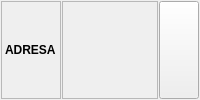
                 <widget class="QFrame" name="fraAdresa">
                  <property name="sizePolicy">
                   <sizepolicy hsizetype="Preferred" vsizetype="Maximum">
                    <horstretch>0</horstretch>
                    <verstretch>0</verstretch>
                   </sizepolicy>
                  </property>
                  <property name="frameShape">
                   <enum>QFrame::NoFrame</enum>
                  </property>
                  <property name="frameShadow">
                   <enum>QFrame::Raised</enum>
                  </property>
                  <layout class="QHBoxLayout" name="horizontalLayout_31">
                   <property name="spacing">
                    <number>1</number>
                   </property>
                   <property name="leftMargin">
                    <number>1</number>
                   </property>
                   <property name="topMargin">
                    <number>1</number>
                   </property>
                   <property name="rightMargin">
                    <number>1</number>
                   </property>
                   <property name="bottomMargin">
                    <number>1</number>
                   </property>
                   <item>
                    <widget class="QLabel" name="lblAdresaTitle">
                     <property name="sizePolicy">
                      <sizepolicy hsizetype="Fixed" vsizetype="Preferred">
                       <horstretch>0</horstretch>
                       <verstretch>0</verstretch>
                      </sizepolicy>
                     </property>
                     <property name="maximumSize">
                      <size>
                       <width>60</width>
                       <height>16777215</height>
                      </size>
                     </property>
                     <property name="font">
                      <font>
                       <weight>75</weight>
                       <bold>true</bold>
                      </font>
                     </property>
                     <property name="frameShape">
                      <enum>QFrame::StyledPanel</enum>
                     </property>
                     <property name="text">
                      <string>ADRESA</string>
                     </property>
                    </widget>
                   </item>
                   <item>
                    <widget class="QLabel" name="lblAdresa">
                     <property name="font">
                      <font>
                       <weight>75</weight>
                       <bold>true</bold>
                      </font>
                     </property>
                     <property name="frameShape">
                      <enum>QFrame::StyledPanel</enum>
                     </property>
                     <property name="text">
                      <string/>
                     </property>
                     <property name="alignment">
                      <set>Qt::AlignCenter</set>
                     </property>
                    </widget>
                   </item>
                   <item>
                    <widget class="QPushButton" name="btnAdresaCheck">
                     <property name="sizePolicy">
                      <sizepolicy hsizetype="Maximum" vsizetype="Preferred">
                       <horstretch>0</horstretch>
                       <verstretch>0</verstretch>
                      </sizepolicy>
                     </property>
                     <property name="maximumSize">
                      <size>
                       <width>40</width>
                       <height>16777215</height>
                      </size>
                     </property>
                     <property name="font">
                      <font>
                       <weight>75</weight>
                       <bold>true</bold>
                      </font>
                     </property>
                     <property name="cursor">
                      <cursorShape>PointingHandCursor</cursorShape>
                     </property>
                     <property name="text">
                      <string/>
                     </property>
                     <property name="icon">
                      <iconset resource="../../resources/DonatForm.qrc">
                       <normaloff>:/InDonat/Forms/images/POVECALO.png</normaloff>:/InDonat/Forms/images/POVECALO.png</iconset>
                     </property>
                    </widget>
                   </item>
                  </layout>
                 </widget>
